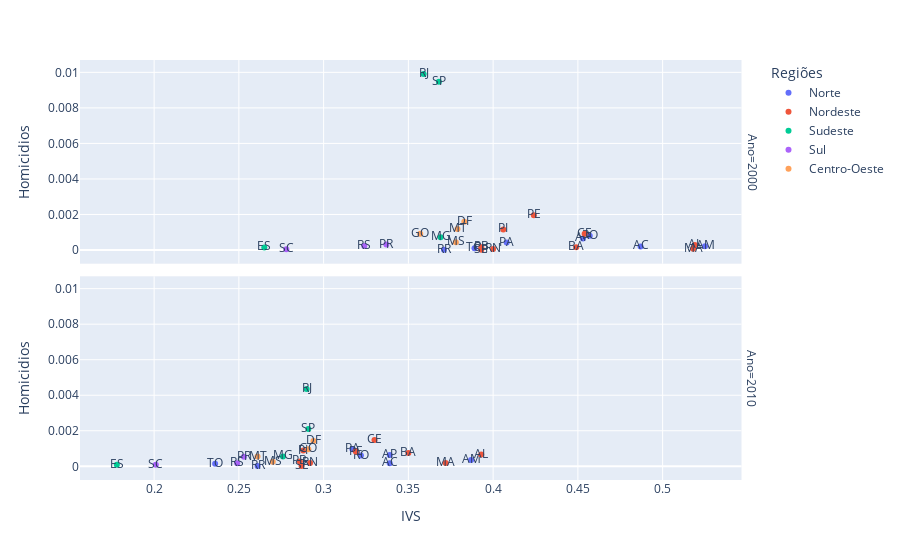

Notebook source saved alongside this figure:
### Code cell
px.scatter(df, x="IVS", y="Homicidios", color="Regiões", text="Siglas dos Estados", facet_row="Ano")

### Figure 1 — Plotly figure (JSON) as saved in the notebook; plotly's stock layout.template omitted (floating-point values rounded to 4 significant figures)
{"data": [{"hovertemplate": "Regiões=Norte<br>Ano=2000<br>IVS=%{x}<br>Homicidios=%{y}<br>Siglas dos Estados=%{text}<extra></extra>", "legendgroup": "Norte", "marker": {"color": "#636efa", "symbol": "circle"}, "mode": "markers+text", "name": "Norte", "orientation": "v", "showlegend": true, "text": ["RO", "AC", "AM", "RR", "PA", "AP", "TO"], "type": "scatter", "x": [0.457, 0.487, 0.525, 0.371, 0.408, 0.453, 0.389], "xaxis": "x2", "y": [0.0008067, 0.0001995, 0.0002083, 1.384e-05, 0.0004166, 0.0006537, 0.0001028], "yaxis": "y2"}, {"hovertemplate": "Regiões=Norte<br>Ano=2010<br>IVS=%{x}<br>Homicidios=%{y}<br>Siglas dos Estados=%{text}<extra></extra>", "legendgroup": "Norte", "marker": {"color": "#636efa", "symbol": "circle"}, "mode": "markers+text", "name": "Norte", "orientation": "v", "showlegend": false, "text": ["RO", "AC", "AM", "RR", "PA", "AP", "TO"], "type": "scatter", "x": [0.322, 0.339, 0.387, 0.261, 0.317, 0.339, 0.236], "xaxis": "x", "y": [0.0006041, 0.0001733, 0.0003566, 1.297e-05, 0.0009595, 0.0006366, 0.0001434], "yaxis": "y"}, {"hovertemplate": "Regiões=Nordeste<br>Ano=2000<br>IVS=%{x}<br>Homicidios=%{y}<br>Siglas dos Estados=%{text}<extra></extra>", "legendgroup": "Nordeste", "marker": {"color": "#EF553B", "symbol": "circle"}, "mode": "markers+text", "name": "Nordeste", "orientation": "v", "showlegend": true, "text": ["MA", "PI", "CE", "RN", "PB", "PE", "AL", "SE", "BA"], "type": "scatter", "x": [0.518, 0.406, 0.454, 0.4, 0.393, 0.424, 0.519, 0.393, 0.449], "xaxis": "x2", "y": [6.735e-05, 0.00116, 0.0009117, 5.204e-05, 0.000161, 0.001949, 0.0002813, 1.768e-05, 0.0001542], "yaxis": "y2"}, {"hovertemplate": "Regiões=Nordeste<br>Ano=2010<br>IVS=%{x}<br>Homicidios=%{y}<br>Siglas dos Estados=%{text}<extra></extra>", "legendgroup": "Nordeste", "marker": {"color": "#EF553B", "symbol": "circle"}, "mode": "markers+text", "name": "Nordeste", "orientation": "v", "showlegend": false, "text": ["MA", "PI", "CE", "RN", "PB", "PE", "AL", "SE", "BA"], "type": "scatter", "x": [0.372, 0.288, 0.33, 0.292, 0.286, 0.319, 0.393, 0.287, 0.35], "xaxis": "x", "y": [0.0001868, 0.0008847, 0.001486, 0.0001905, 0.0002747, 0.0008324, 0.0006588, 1.395e-05, 0.0007443], "yaxis": "y"}, {"hovertemplate": "Regiões=Sudeste<br>Ano=2000<br>IVS=%{x}<br>Homicidios=%{y}<br>Siglas dos Estados=%{text}<extra></extra>", "legendgroup": "Sudeste", "marker": {"color": "#00cc96", "symbol": "circle"}, "mode": "markers+text", "name": "Sudeste", "orientation": "v", "showlegend": true, "text": ["MG", "ES", "RJ", "SP"], "type": "scatter", "x": [0.369, 0.265, 0.359, 0.368], "xaxis": "x2", "y": [0.0007142, 0.0001456, 0.009911, 0.009466], "yaxis": "y2"}, {"hovertemplate": "Regiões=Sudeste<br>Ano=2010<br>IVS=%{x}<br>Homicidios=%{y}<br>Siglas dos Estados=%{text}<extra></extra>", "legendgroup": "Sudeste", "marker": {"color": "#00cc96", "symbol": "circle"}, "mode": "markers+text", "name": "Sudeste", "orientation": "v", "showlegend": false, "text": ["MG", "ES", "RJ", "SP"], "type": "scatter", "x": [0.276, 0.178, 0.29, 0.291], "xaxis": "x", "y": [0.0005561, 9.133e-05, 0.004357, 0.002093], "yaxis": "y"}, {"hovertemplate": "Regiões=Sul<br>Ano=2000<br>IVS=%{x}<br>Homicidios=%{y}<br>Siglas dos Estados=%{text}<extra></extra>", "legendgroup": "Sul", "marker": {"color": "#ab63fa", "symbol": "circle"}, "mode": "markers+text", "name": "Sul", "orientation": "v", "showlegend": true, "text": ["PR", "SC", "RS"], "type": "scatter", "x": [0.337, 0.278, 0.324], "xaxis": "x2", "y": [0.0003059, 4.032e-05, 0.0002188], "yaxis": "y2"}, {"hovertemplate": "Regiões=Sul<br>Ano=2010<br>IVS=%{x}<br>Homicidios=%{y}<br>Siglas dos Estados=%{text}<extra></extra>", "legendgroup": "Sul", "marker": {"color": "#ab63fa", "symbol": "circle"}, "mode": "markers+text", "name": "Sul", "orientation": "v", "showlegend": false, "text": ["PR", "SC", "RS"], "type": "scatter", "x": [0.253, 0.201, 0.249], "xaxis": "x", "y": [0.0005421, 9.164e-05, 0.0001742], "yaxis": "y"}, {"hovertemplate": "Regiões=Centro-Oeste<br>Ano=2000<br>IVS=%{x}<br>Homicidios=%{y}<br>Siglas dos Estados=%{text}<extra></extra>", "legendgroup": "Centro-Oeste", "marker": {"color": "#FFA15A", "symbol": "circle"}, "mode": "markers+text", "name": "Centro-Oeste", "orientation": "v", "showlegend": true, "text": ["MS", "MT", "GO", "DF"], "type": "scatter", "x": [0.378, 0.379, 0.357, 0.383], "xaxis": "x2", "y": [0.0004383, 0.001188, 0.0009158, 0.001594], "yaxis": "y2"}, {"hovertemplate": "Regiões=Centro-Oeste<br>Ano=2010<br>IVS=%{x}<br>Homicidios=%{y}<br>Siglas dos Estados=%{text}<extra></extra>", "legendgroup": "Centro-Oeste", "marker": {"color": "#FFA15A", "symbol": "circle"}, "mode": "markers+text", "name": "Centro-Oeste", "orientation": "v", "showlegend": false, "text": ["MS", "MT", "GO", "DF"], "type": "scatter", "x": [0.27, 0.261, 0.291, 0.294], "xaxis": "x", "y": [0.0002543, 0.0005475, 0.0009543, 0.001426], "yaxis": "y"}], "layout": {"annotations": [{"font": {}, "showarrow": false, "text": "Ano=2010", "textangle": 90, "x": 0.98, "xanchor": "left", "xref": "paper", "y": 0.2425, "yanchor": "middle", "yref": "paper"}, {"font": {}, "showarrow": false, "text": "Ano=2000", "textangle": 90, "x": 0.98, "xanchor": "left", "xref": "paper", "y": 0.7575, "yanchor": "middle", "yref": "paper"}], "legend": {"title": {"text": "Regiões"}, "tracegroupgap": 0}, "margin": {"t": 60}, "xaxis": {"anchor": "y", "domain": [0, 0.98], "title": {"text": "IVS"}}, "xaxis2": {"anchor": "y2", "domain": [0, 0.98], "matches": "x", "showticklabels": false}, "yaxis": {"anchor": "x", "domain": [0, 0.485], "title": {"text": "Homicidios"}}, "yaxis2": {"anchor": "x2", "domain": [0.515, 1], "matches": "y", "title": {"text": "Homicidios"}}}}
